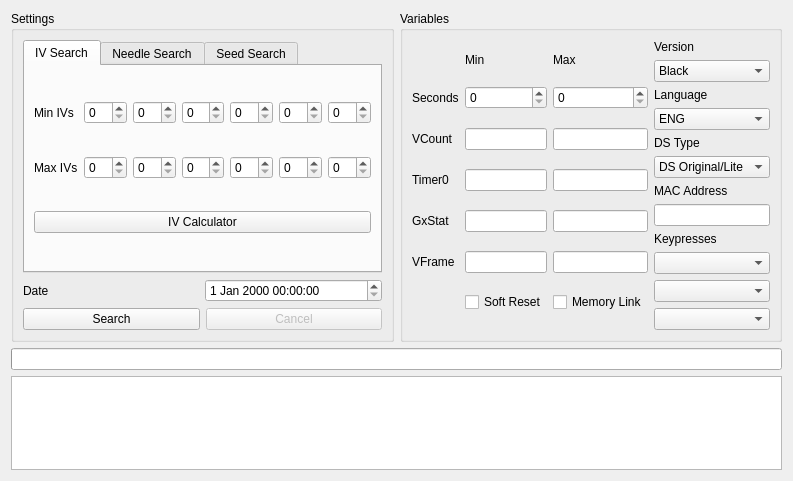
<?xml version="1.0" encoding="UTF-8"?>
<ui version="4.0">
 <class>ProfileCalibrator5</class>
 <widget class="QWidget" name="ProfileCalibrator5">
  <property name="geometry">
   <rect>
    <x>0</x>
    <y>0</y>
    <width>793</width>
    <height>481</height>
   </rect>
  </property>
  <property name="windowTitle">
   <string>Profile Calibrator</string>
  </property>
  <layout class="QGridLayout" name="gridLayout">
   <item row="0" column="0">
    <widget class="QGroupBox" name="groupBox">
     <property name="title">
      <string>Settings</string>
     </property>
     <layout class="QGridLayout" name="gridLayout_5">
      <item row="0" column="0" colspan="2">
       <widget class="QTabWidget" name="tabWidgetType">
        <widget class="QWidget" name="tabIVs">
         <attribute name="title">
          <string>IV Search</string>
         </attribute>
         <layout class="QGridLayout" name="gridLayout_2">
          <item row="0" column="0">
           <widget class="QLabel" name="labelMinIVs">
            <property name="text">
             <string>Min IVs</string>
            </property>
           </widget>
          </item>
          <item row="0" column="1">
           <widget class="QSpinBox" name="spinBoxMinHP"/>
          </item>
          <item row="0" column="2">
           <widget class="QSpinBox" name="spinBoxMinAtk"/>
          </item>
          <item row="0" column="3">
           <widget class="QSpinBox" name="spinBoxMinDef"/>
          </item>
          <item row="0" column="4">
           <widget class="QSpinBox" name="spinBoxMinSpA"/>
          </item>
          <item row="0" column="5">
           <widget class="QSpinBox" name="spinBoxMinSpD"/>
          </item>
          <item row="0" column="6">
           <widget class="QSpinBox" name="spinBoxMinSpe"/>
          </item>
          <item row="1" column="0">
           <widget class="QLabel" name="labelMaxIVs">
            <property name="text">
             <string>Max IVs</string>
            </property>
           </widget>
          </item>
          <item row="1" column="1">
           <widget class="QSpinBox" name="spinBoxMaxHP"/>
          </item>
          <item row="1" column="2">
           <widget class="QSpinBox" name="spinBoxMaxAtk"/>
          </item>
          <item row="1" column="3">
           <widget class="QSpinBox" name="spinBoxMaxDef"/>
          </item>
          <item row="1" column="4">
           <widget class="QSpinBox" name="spinBoxMaxSpA"/>
          </item>
          <item row="1" column="5">
           <widget class="QSpinBox" name="spinBoxMaxSpD"/>
          </item>
          <item row="1" column="6">
           <widget class="QSpinBox" name="spinBoxMaxSpe"/>
          </item>
          <item row="2" column="0" colspan="7">
           <widget class="QPushButton" name="pushButtonIVCalculator">
            <property name="text">
             <string>IV Calculator</string>
            </property>
           </widget>
          </item>
         </layout>
        </widget>
        <widget class="QWidget" name="tabNeedles">
         <attribute name="title">
          <string>Needle Search</string>
         </attribute>
         <layout class="QGridLayout" name="gridLayout_6">
          <item row="1" column="0" rowspan="2">
           <widget class="QListWidget" name="listWidgetNeedles"/>
          </item>
          <item row="1" column="1">
           <widget class="QRadioButton" name="radioButtonUnovaLink">
            <property name="text">
             <string>Unova Link</string>
            </property>
            <property name="checked">
             <bool>true</bool>
            </property>
            <attribute name="buttonGroup">
             <string notr="true">buttonGroupNeedleType</string>
            </attribute>
           </widget>
          </item>
          <item row="1" column="2">
           <widget class="QRadioButton" name="radioButtonSaving">
            <property name="text">
             <string>Saving</string>
            </property>
            <attribute name="buttonGroup">
             <string notr="true">buttonGroupNeedleType</string>
            </attribute>
           </widget>
          </item>
          <item row="2" column="1">
           <widget class="QPushButton" name="pushButtonDelete">
            <property name="text">
             <string>Delete</string>
            </property>
           </widget>
          </item>
          <item row="2" column="2">
           <widget class="QPushButton" name="pushButtonClear">
            <property name="text">
             <string>Clear</string>
            </property>
           </widget>
          </item>
          <item row="0" column="0" colspan="3">
           <layout class="QGridLayout" name="gridLayout_8">
            <item row="0" column="0">
             <widget class="QPushButton" name="pushButtonUpLeft">
              <property name="text">
               <string notr="true">↖</string>
              </property>
              <attribute name="buttonGroup">
               <string notr="true">buttonGroupNeedles</string>
              </attribute>
             </widget>
            </item>
            <item row="0" column="1">
             <widget class="QPushButton" name="pushButtonUp">
              <property name="text">
               <string notr="true">↑</string>
              </property>
              <attribute name="buttonGroup">
               <string notr="true">buttonGroupNeedles</string>
              </attribute>
             </widget>
            </item>
            <item row="0" column="2">
             <widget class="QPushButton" name="pushButtonUpRight">
              <property name="text">
               <string notr="true">↗</string>
              </property>
              <attribute name="buttonGroup">
               <string notr="true">buttonGroupNeedles</string>
              </attribute>
             </widget>
            </item>
            <item row="1" column="0">
             <widget class="QPushButton" name="pushButtonLeft">
              <property name="text">
               <string notr="true">←</string>
              </property>
              <attribute name="buttonGroup">
               <string notr="true">buttonGroupNeedles</string>
              </attribute>
             </widget>
            </item>
            <item row="1" column="2">
             <widget class="QPushButton" name="pushButtonRight">
              <property name="text">
               <string notr="true">→</string>
              </property>
              <attribute name="buttonGroup">
               <string notr="true">buttonGroupNeedles</string>
              </attribute>
             </widget>
            </item>
            <item row="2" column="0">
             <widget class="QPushButton" name="pushButtonDownLeft">
              <property name="text">
               <string notr="true">↙</string>
              </property>
              <attribute name="buttonGroup">
               <string notr="true">buttonGroupNeedles</string>
              </attribute>
             </widget>
            </item>
            <item row="2" column="1">
             <widget class="QPushButton" name="pushButtonDown">
              <property name="text">
               <string notr="true">↓</string>
              </property>
              <attribute name="buttonGroup">
               <string notr="true">buttonGroupNeedles</string>
              </attribute>
             </widget>
            </item>
            <item row="2" column="2">
             <widget class="QPushButton" name="pushButtonDownRight">
              <property name="text">
               <string notr="true">↘</string>
              </property>
              <attribute name="buttonGroup">
               <string notr="true">buttonGroupNeedles</string>
              </attribute>
             </widget>
            </item>
           </layout>
          </item>
         </layout>
        </widget>
        <widget class="QWidget" name="tabSeed">
         <attribute name="title">
          <string>Seed Search</string>
         </attribute>
         <layout class="QGridLayout" name="gridLayout_11">
          <item row="0" column="0">
           <widget class="QLabel" name="labelSeed">
            <property name="text">
             <string>Seed</string>
            </property>
           </widget>
          </item>
          <item row="0" column="1">
           <widget class="TextBox" name="textBoxSeed"/>
          </item>
         </layout>
        </widget>
       </widget>
      </item>
      <item row="1" column="0">
       <widget class="QLabel" name="labelDate">
        <property name="text">
         <string>Date</string>
        </property>
       </widget>
      </item>
      <item row="1" column="1">
       <widget class="DateTimeEdit" name="dateTimeEdit"/>
      </item>
      <item row="2" column="0" colspan="2">
       <layout class="QHBoxLayout" name="horizontalLayout">
        <item>
         <widget class="QPushButton" name="pushButtonSearch">
          <property name="text">
           <string>Search</string>
          </property>
         </widget>
        </item>
        <item>
         <widget class="QPushButton" name="pushButtonCancel">
          <property name="enabled">
           <bool>false</bool>
          </property>
          <property name="text">
           <string>Cancel</string>
          </property>
         </widget>
        </item>
       </layout>
      </item>
     </layout>
    </widget>
   </item>
   <item row="0" column="1">
    <widget class="QGroupBox" name="groupBox_2">
     <property name="title">
      <string>Variables</string>
     </property>
     <layout class="QGridLayout" name="gridLayout_4">
      <item row="0" column="0" rowspan="12">
       <layout class="QGridLayout" name="gridLayout_3">
        <item row="0" column="1">
         <widget class="QLabel" name="labelMin">
          <property name="sizePolicy">
           <sizepolicy hsizetype="Preferred" vsizetype="Fixed">
            <horstretch>0</horstretch>
            <verstretch>0</verstretch>
           </sizepolicy>
          </property>
          <property name="text">
           <string>Min</string>
          </property>
         </widget>
        </item>
        <item row="0" column="2">
         <widget class="QLabel" name="labelMax">
          <property name="sizePolicy">
           <sizepolicy hsizetype="Preferred" vsizetype="Fixed">
            <horstretch>0</horstretch>
            <verstretch>0</verstretch>
           </sizepolicy>
          </property>
          <property name="text">
           <string>Max</string>
          </property>
         </widget>
        </item>
        <item row="1" column="0">
         <widget class="QLabel" name="labelSeconds">
          <property name="text">
           <string>Seconds</string>
          </property>
         </widget>
        </item>
        <item row="1" column="1">
         <widget class="QSpinBox" name="spinBoxMinSeconds">
          <property name="maximum">
           <number>59</number>
          </property>
         </widget>
        </item>
        <item row="1" column="2">
         <widget class="QSpinBox" name="spinBoxMaxSeconds">
          <property name="maximum">
           <number>59</number>
          </property>
         </widget>
        </item>
        <item row="2" column="0">
         <widget class="QLabel" name="labelVCount">
          <property name="text">
           <string>VCount</string>
          </property>
         </widget>
        </item>
        <item row="2" column="1">
         <widget class="TextBox" name="textBoxMinVCount"/>
        </item>
        <item row="2" column="2">
         <widget class="TextBox" name="textBoxMaxVCount"/>
        </item>
        <item row="3" column="0">
         <widget class="QLabel" name="labelTimer0">
          <property name="text">
           <string>Timer0</string>
          </property>
         </widget>
        </item>
        <item row="3" column="1">
         <widget class="TextBox" name="textBoxMinTimer0"/>
        </item>
        <item row="3" column="2">
         <widget class="TextBox" name="textBoxMaxTimer0"/>
        </item>
        <item row="4" column="0">
         <widget class="QLabel" name="labelGxStat">
          <property name="text">
           <string>GxStat</string>
          </property>
         </widget>
        </item>
        <item row="4" column="1">
         <widget class="TextBox" name="textBoxMinGxStat"/>
        </item>
        <item row="4" column="2">
         <widget class="TextBox" name="textBoxMaxGxStat"/>
        </item>
        <item row="5" column="0">
         <widget class="QLabel" name="labelVFrame">
          <property name="text">
           <string>VFrame</string>
          </property>
         </widget>
        </item>
        <item row="5" column="1">
         <widget class="TextBox" name="textBoxMinVFrame"/>
        </item>
        <item row="5" column="2">
         <widget class="TextBox" name="textBoxMaxVFrame"/>
        </item>
        <item row="6" column="1">
         <widget class="QCheckBox" name="checkBoxSoftReset">
          <property name="text">
           <string>Soft Reset</string>
          </property>
         </widget>
        </item>
        <item row="6" column="2">
         <widget class="QCheckBox" name="checkBoxMemoryLink">
          <property name="text">
           <string>Memory Link</string>
          </property>
         </widget>
        </item>
       </layout>
      </item>
      <item row="0" column="1">
       <widget class="QLabel" name="labelVersion">
        <property name="text">
         <string>Version</string>
        </property>
       </widget>
      </item>
      <item row="1" column="1">
       <widget class="ComboBox" name="comboBoxVersion">
        <item>
         <property name="text">
          <string>Black</string>
         </property>
        </item>
        <item>
         <property name="text">
          <string>White</string>
         </property>
        </item>
        <item>
         <property name="text">
          <string>Black 2</string>
         </property>
        </item>
        <item>
         <property name="text">
          <string>White 2</string>
         </property>
        </item>
       </widget>
      </item>
      <item row="2" column="1">
       <widget class="QLabel" name="labelLanguage">
        <property name="text">
         <string>Language</string>
        </property>
       </widget>
      </item>
      <item row="3" column="1">
       <widget class="ComboBox" name="comboBoxLanguage">
        <item>
         <property name="text">
          <string>ENG</string>
         </property>
        </item>
        <item>
         <property name="text">
          <string>SPA</string>
         </property>
        </item>
        <item>
         <property name="text">
          <string>FRE</string>
         </property>
        </item>
        <item>
         <property name="text">
          <string>ITA</string>
         </property>
        </item>
        <item>
         <property name="text">
          <string>DEU</string>
         </property>
        </item>
        <item>
         <property name="text">
          <string>JPN</string>
         </property>
        </item>
        <item>
         <property name="text">
          <string>KOR</string>
         </property>
        </item>
       </widget>
      </item>
      <item row="4" column="1">
       <widget class="QLabel" name="labelDSType">
        <property name="text">
         <string>DS Type</string>
        </property>
       </widget>
      </item>
      <item row="5" column="1">
       <widget class="ComboBox" name="comboBoxDSType">
        <item>
         <property name="text">
          <string>DS Original/Lite</string>
         </property>
        </item>
        <item>
         <property name="text">
          <string>DSi/DSi XL</string>
         </property>
        </item>
        <item>
         <property name="text">
          <string>3DS</string>
         </property>
        </item>
       </widget>
      </item>
      <item row="6" column="1">
       <widget class="QLabel" name="labelMACAddress">
        <property name="text">
         <string>MAC Address</string>
        </property>
       </widget>
      </item>
      <item row="7" column="1">
       <widget class="TextBox" name="textBoxMACAddress"/>
      </item>
      <item row="8" column="1">
       <widget class="QLabel" name="labelKeypresses">
        <property name="text">
         <string>Keypresses</string>
        </property>
       </widget>
      </item>
      <item row="9" column="1">
       <widget class="ComboBox" name="comboBoxKeypress1"/>
      </item>
      <item row="10" column="1">
       <widget class="ComboBox" name="comboBoxKeypress2"/>
      </item>
      <item row="11" column="1">
       <widget class="ComboBox" name="comboBoxKeypress3"/>
      </item>
     </layout>
    </widget>
   </item>
   <item row="1" column="0" colspan="2">
    <widget class="QProgressBar" name="progressBar"/>
   </item>
   <item row="2" column="0" colspan="2">
    <widget class="TableView" name="tableView"/>
   </item>
  </layout>
 </widget>
 <customwidgets>
  <customwidget>
   <class>TextBox</class>
   <extends>QLineEdit</extends>
   <header>Form/Controls/TextBox.hpp</header>
  </customwidget>
  <customwidget>
   <class>ComboBox</class>
   <extends>QComboBox</extends>
   <header>Form/Controls/ComboBox.hpp</header>
  </customwidget>
  <customwidget>
   <class>TableView</class>
   <extends>QTableView</extends>
   <header>Form/Controls/TableView.hpp</header>
  </customwidget>
  <customwidget>
   <class>DateTimeEdit</class>
   <extends>QDateTimeEdit</extends>
   <header>Form/Controls/DateTimeEdit.hpp</header>
  </customwidget>
 </customwidgets>
 <tabstops>
  <tabstop>tabWidgetType</tabstop>
  <tabstop>spinBoxMinHP</tabstop>
  <tabstop>spinBoxMaxHP</tabstop>
  <tabstop>spinBoxMinAtk</tabstop>
  <tabstop>spinBoxMaxAtk</tabstop>
  <tabstop>spinBoxMinDef</tabstop>
  <tabstop>spinBoxMaxDef</tabstop>
  <tabstop>spinBoxMinSpA</tabstop>
  <tabstop>spinBoxMaxSpA</tabstop>
  <tabstop>spinBoxMinSpD</tabstop>
  <tabstop>spinBoxMaxSpD</tabstop>
  <tabstop>spinBoxMinSpe</tabstop>
  <tabstop>spinBoxMaxSpe</tabstop>
  <tabstop>pushButtonIVCalculator</tabstop>
  <tabstop>pushButtonUpLeft</tabstop>
  <tabstop>pushButtonUp</tabstop>
  <tabstop>pushButtonUpRight</tabstop>
  <tabstop>pushButtonLeft</tabstop>
  <tabstop>pushButtonRight</tabstop>
  <tabstop>pushButtonDownLeft</tabstop>
  <tabstop>pushButtonDown</tabstop>
  <tabstop>pushButtonDownRight</tabstop>
  <tabstop>listWidgetNeedles</tabstop>
  <tabstop>radioButtonUnovaLink</tabstop>
  <tabstop>radioButtonSaving</tabstop>
  <tabstop>pushButtonDelete</tabstop>
  <tabstop>pushButtonClear</tabstop>
  <tabstop>textBoxSeed</tabstop>
  <tabstop>dateTimeEdit</tabstop>
  <tabstop>pushButtonSearch</tabstop>
  <tabstop>pushButtonCancel</tabstop>
  <tabstop>spinBoxMinSeconds</tabstop>
  <tabstop>spinBoxMaxSeconds</tabstop>
  <tabstop>textBoxMinVCount</tabstop>
  <tabstop>textBoxMaxVCount</tabstop>
  <tabstop>textBoxMinTimer0</tabstop>
  <tabstop>textBoxMaxTimer0</tabstop>
  <tabstop>textBoxMinGxStat</tabstop>
  <tabstop>textBoxMaxGxStat</tabstop>
  <tabstop>textBoxMinVFrame</tabstop>
  <tabstop>textBoxMaxVFrame</tabstop>
  <tabstop>checkBoxSoftReset</tabstop>
  <tabstop>checkBoxMemoryLink</tabstop>
  <tabstop>comboBoxVersion</tabstop>
  <tabstop>comboBoxLanguage</tabstop>
  <tabstop>comboBoxDSType</tabstop>
  <tabstop>textBoxMACAddress</tabstop>
  <tabstop>comboBoxKeypress1</tabstop>
  <tabstop>comboBoxKeypress2</tabstop>
  <tabstop>comboBoxKeypress3</tabstop>
  <tabstop>tableView</tabstop>
 </tabstops>
 <resources/>
 <connections/>
 <buttongroups>
  <buttongroup name="buttonGroupNeedles">
   <property name="exclusive">
    <bool>false</bool>
   </property>
  </buttongroup>
  <buttongroup name="buttonGroupNeedleType"/>
 </buttongroups>
</ui>
